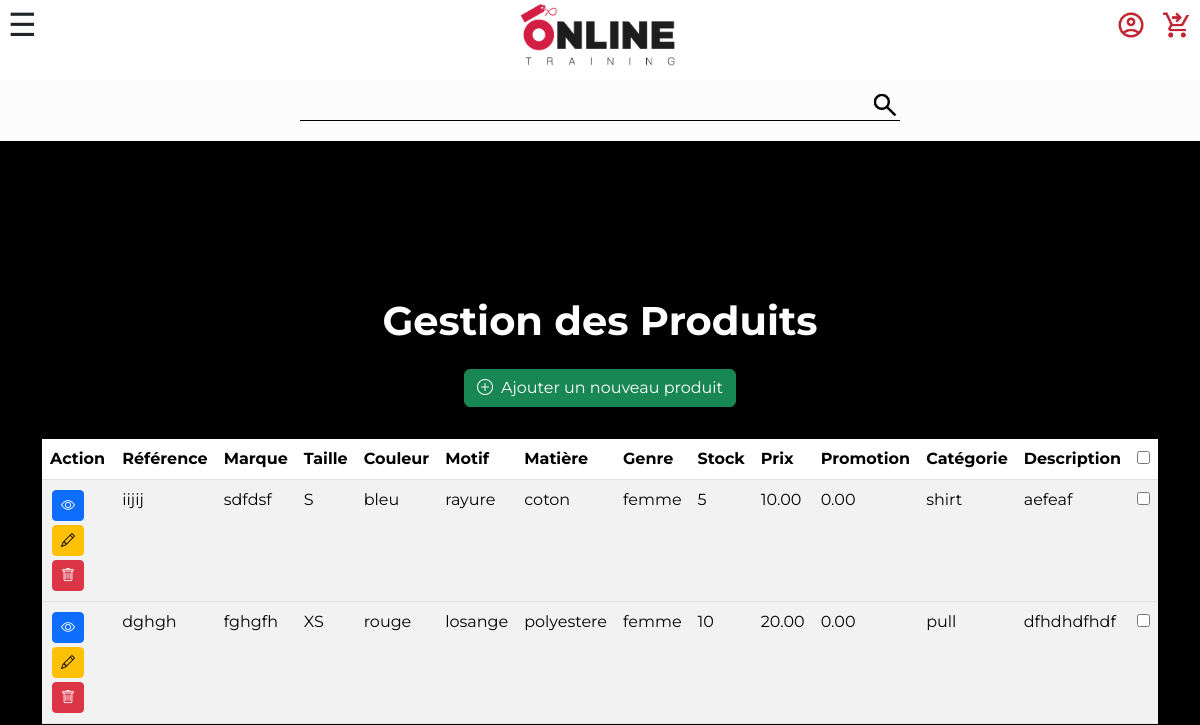
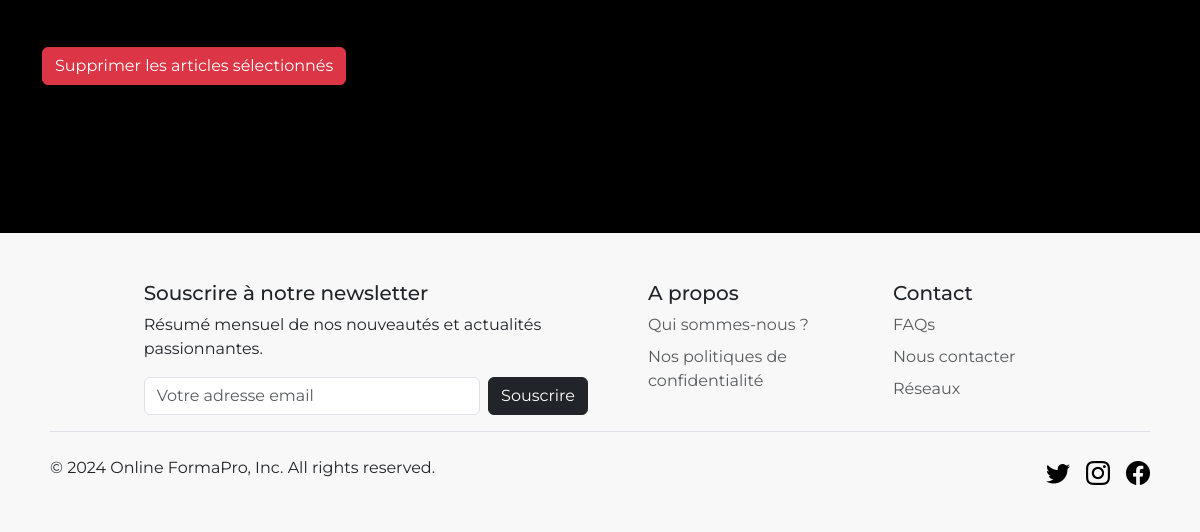
The page /pages/backoffice-produits.php on the database as committed earlier (2 pictures, top to bottom).
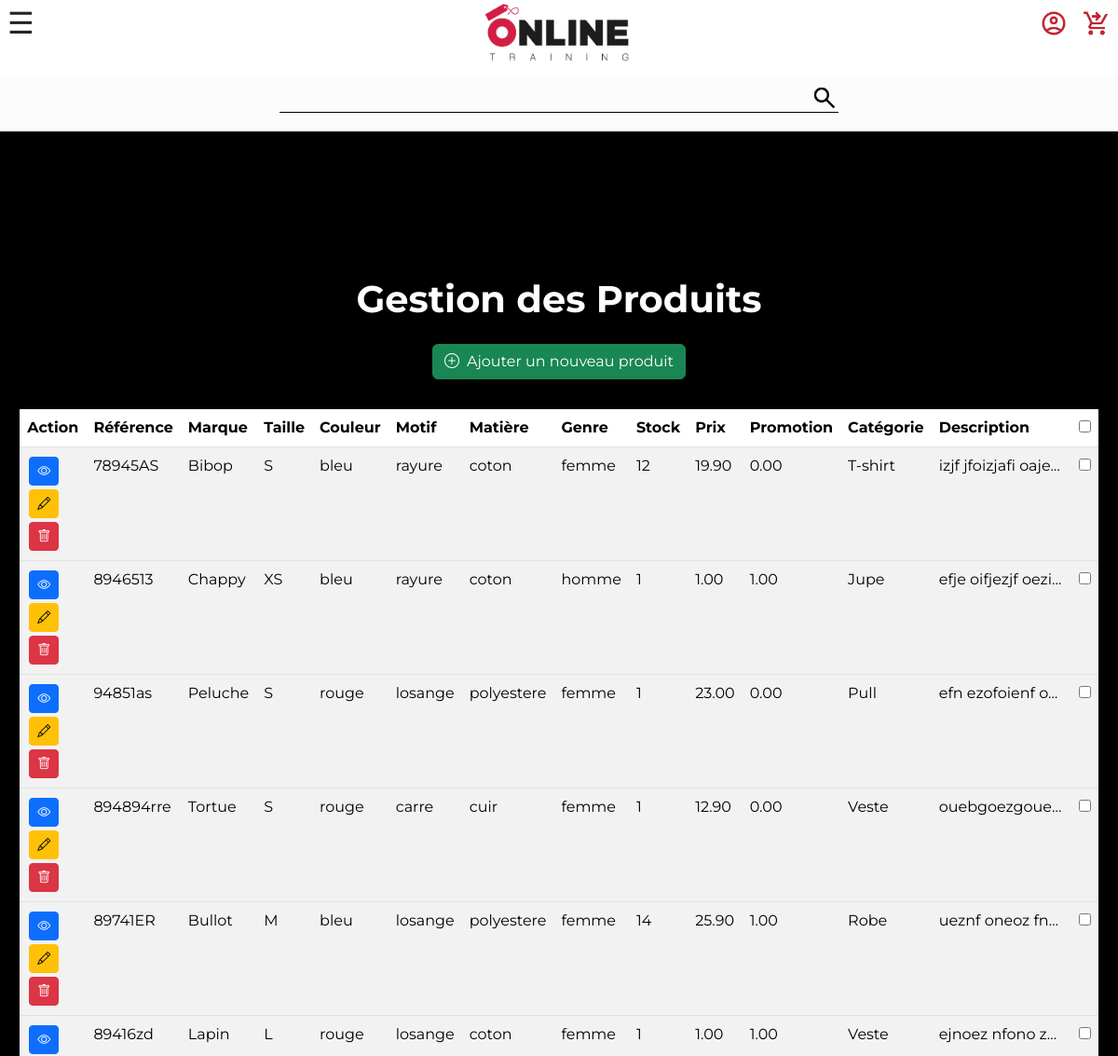
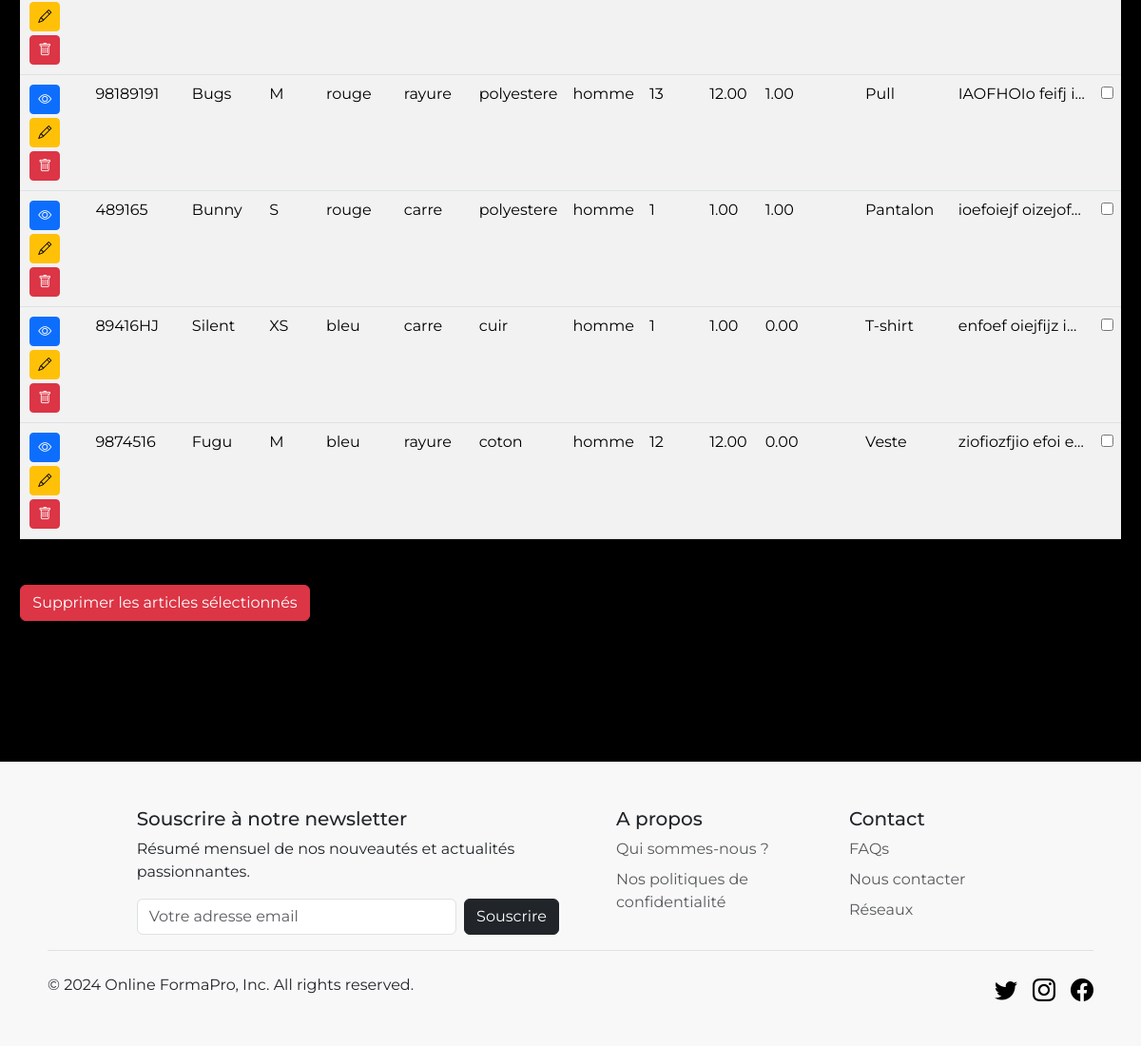
The same page on the database as committed later (2 pictures, top to bottom).
### tables this page shows
CREATE TABLE `products` (
  `id` int NOT NULL,
  `ref` varchar(255) NOT NULL,
  `brand` varchar(255) NOT NULL,
  `size` varchar(255) NOT NULL,
  `color` varchar(255) NOT NULL,
  `pattern` varchar(255) NOT NULL,
  `material` varchar(255) NOT NULL,
  `gender` varchar(255) NOT NULL,
  `stock` int NOT NULL,
  `price` decimal(5,2) NOT NULL,
  `discount` decimal(3,2) NOT NULL DEFAULT '1.00',
  `category` varchar(255) NOT NULL,
  `content` text NOT NULL,
  `image_1` varchar(255) NOT NULL,
  `image_2` varchar(255) DEFAULT NULL,
  `image_3` varchar(255) DEFAULT NULL,
  `image_4` varchar(255) DEFAULT NULL
);

### src/pages/backoffice-produits.php (the view, shortened to what this page needs)
<?php
require_once("../elements/connect.php");
    $sql ="SELECT * FROM products";
    $requete = $db->prepare($sql);
    $requete->execute();
    $resulta = $requete->fetchAll(PDO::FETCH_ASSOC);
?>
<!DOCTYPE html>
<html lang="en">
<head>
    <link href="https://cdn.jsdelivr.net/npm/bootstrap@5.3.3/dist/css/bootstrap.min.css" rel="stylesheet">
    <link rel="stylesheet" href="https://cdn.jsdelivr.net/npm/bootstrap-icons@1.11.1/font/bootstrap-icons.css">
    <link rel="stylesheet" href="../CSS/backoffice-style.css">
    <link rel="stylesheet" href="../CSS/style.css">
</head>
<body>
    <?php require_once ('../elements/header.php');?>
    <main class="bg-produits">
        <article class="backgene-set container mt-4">
            <h1 class="backoff-prod-title mb-4">Gestion des Produits</h1>
            <div class="mb-3">
                <a href="backoffice-add.php" class="btn btn-success">
                    <i class="bi bi-plus-circle me-2"></i>Ajouter un nouveau produit
                </a>
            </div>
            <form method="POST" action="backoffice-produits.php" class="table-responsive">
                <table class="table table-striped table-hover mt-3 mb-5">
                <thead>
                    <tr>
                        <th>Action</th>
                        <th class="pointer" data-sort="ref">Référence</th>
                        <th class="pointer" data-sort="brand">Marque</th>
                        <th class="pointer" data-sort="size">Taille</th>
                        <th class="pointer" data-sort="color">Couleur</th>
                        <th class="pointer" data-sort="pattern">Motif</th>
                        <th class="pointer" data-sort="material">Matière</th>
                        <th class="pointer" data-sort="gender">Genre</th>
                        <th class="pointer" data-sort="stock">Stock</th>
                        <th class="pointer" data-sort="price">Prix</th>
                        <th class="pointer" data-sort="discount">Promotion</th>
                        <th class="pointer" data-sort="category">Catégorie</th>
                        <th class="pointer" data-sort="content">Description</th>
                        <th scope="col"><input type="checkbox" id="selectAllProducts"></th>
                    </tr>
                </thead>
                    <?php foreach($resulta as $produit): ?>
                    <tbody>
                        <tr>
                            <td>
                                <a class="btn btn-sm btn-primary btn-space" title="Voir" href="article.php?id=<?= $produit["id"] ?>"><i class="bi bi-eye"></i>
                                <a class="btn btn-sm btn-warning btn-space" title="Modifier" href="backoffice-modif.php?id=<?= $produit["id"] ?>"><i class="bi bi-pencil"></i>
                                <a class="btn btn-sm btn-danger btn-space" title="Supprimer" href="../tools/delete.php?id=<?= $produit["id"] ?>"><i class="bi bi-trash"></i>
                            </td>
                            <td><?= $produit['ref'] ?></td>
                            <td><?= $produit['brand'] ?></td>
                            <td><?= $produit['size'] ?></td>
                            <td><?= $produit['color'] ?></td>
                            <td><?= $produit['pattern'] ?></td>
                            <td><?= $produit['material'] ?></td>
                            <td><?= $produit['gender'] ?></td>
                            <td><?= $produit['stock'] ?></td>
                            <td><?= $produit['price'] ?></td>
                            <td><?= $produit['discount'] ?></td>
                            <td><?= $produit['category'] ?></td>
                            <td class="backoff-short-desc"><?= $produit['content'] ?></td>
                            <td><input type="checkbox" name="delete_ids[]" value="<?= $produit['id'] ?>"></td>
                        </tr>
                    </tbody>
                    <?php endforeach; ?>
                </table>
                <button type="submit" class="btn btn-danger mb-5">Supprimer les articles sélectionnés</button>
            </form>
        </article>
    </main>
    <?php require_once ('../elements/footer.php');?>
</body>
</html>

### src/elements/header.php
<header>
<?php
require_once 'nav.php';
?>
    <div class="logo">
        <a href="../index.php"><img class="logo_index" src="../img/illustration/logo-online-training.png"></a>
    </div>
    <div class="researchBar">
        <form class="searchForm" method="GET" action="../pages/search.php">
            <input name="search" type="text" class="researchInput" placeholder="">
            <button><img class="searchButton" src="../img/illustration/search.png"></button>
        </form>
    </div>
</header>

### src/elements/nav.php (shortened to what this page needs)
<nav>
<div class="menuButtonsContainer">
    <span id="menuBurgerIcon">☰</span>
        <ul class="menu" id="userMenu">
        <?php if(isset($_SESSION['user'])){
            echo'
            <li>
                <a href="../pages/profil.php">
                    <img class="userMenuIcon" src="../img/illustration/account.png">
                </a>
            </li> ';
            if (strpos($_SESSION['user']['group'], 'admin') !== false || strpos($_SESSION['user']['group'], 'sub') !== false) {
                echo '
                <li>
                <a href="../pages/backoffice-general.php">
                    <img class="userMenuIcon" src="../img/illustration/settings_back.png">
                </a>
                </li>';
            }
            require_once("connect.php");
            $sql = "SELECT * FROM messages WHERE receiver_user_id = :user_id AND message_read = 0";
            $query = $db->prepare($sql);
            $query->bindValue(':user_id', $_SESSION['user']['id']);
            $query->execute();
            $unread = $query->fetch(PDO::FETCH_ASSOC);
            echo '
            <li>
                <a href="../pages/messagerie.php">';
                if($unread){echo '<img class="userMenuIcon" src="../img/illustration/message_unread.png">';}
                else{echo '<img class="userMenuIcon" src="../img/illustration/message.png">';}
                    echo'
                </a>
            </li>
            <li>
                <a href="../tools/logout.php">
                    <img class="userMenuIcon" src="../img/illustration/disconnect.png">
                </a>
            </li>';
        }
        else{
            echo'
            <li>
                <a href="../tools/login.php">
                    <img class="userMenuIcon" src="../img/illustration/account.png">
                </a>
            </li>';
        }
        ?>
            <li>
                <a href="../pages/cart.php">
                    <img class="userMenuIcon" src="../img/illustration/cart.png">
                </a>
            </li>
        </ul>
</div>
</nav>

### src/elements/footer.php (shortened to what this page needs)
<footer class="footer-pad pt-5 color-footer">
    <div class="row">
    <div class="col-md-5 offset-md-1 mb-3">
            <form>
            <h5>Souscrire à notre newsletter</h5>
                <p>Résumé mensuel de nos nouveautés et actualités passionnantes.</p>
            <div class="d-flex flex-column flex-sm-row w-100 gap-2">
                <input id="newsletter1" type="text" class="form-control" placeholder="Votre adresse email">
                <button class="btn btn-dark" type="button";>Souscrire</button>
            </div>
            </form>
    </div>
        <div class="col-6 col-md-3 px-5 mb-3">
            <h5>A propos</h5>
            <ul class="nav flex-column">
                <li class="nav-item mb-2"><a href="#" class="nav-link p-0 text-body-secondary">Qui sommes-nous ?</a></li>
                <li class="nav-item mb-2"><a href="#" class="nav-link p-0 text-body-secondary">Nos politiques de confidentialité</a></li>
            </ul>
        </div>
        <div class="col-6 col-md-3 mb-3">
            <h5>Contact</h5>
            <ul class="nav flex-column">
                <li class="nav-item mb-2"><a href="#" class="nav-link p-0 text-body-secondary">FAQs</a></li>
                <li class="nav-item mb-2"><a href="#" class="nav-link p-0 text-body-secondary">Nous contacter</a></li>
                <li class="nav-item mb-2"><a href="#" class="nav-link p-0 text-body-secondary">Réseaux</a></li>
            </ul>
        </div>
    </div>
    <div class="d-flex flex-column flex-sm-row justify-content-between py-4 border-top">
        <p>© 2024 Online FormaPro, Inc. All rights reserved.</p>
        <ul class="list-unstyled d-flex">
            <li class="ms-3"><a class="link-body-emphasis" href="#"><i class="bi bi-twitter" style="font-size: 1.5rem;"></i></a></li>
            <li class="ms-3"><a class="link-body-emphasis" href="#"><i class="bi bi-instagram" style="font-size: 1.5rem;"></i></a></li>
            <li class="ms-3"><a class="link-body-emphasis" href="#"><i class="bi bi-facebook" style="font-size: 1.5rem;"></i></a></li>
        </ul>
    </div>
</footer>

### src/CSS/backoffice-style.css (style rules this page uses)
.backgene-set { display: flex; flex-direction: column; justify-content: center; align-items: center; padding-top: 50px; padding-bottom: 100px; }
.container { padding-top: 2rem; }
h1 { color: #1e1e1e; text-align: center; margin-bottom: 2rem; font-family: "Montserrat", sans-serif; font-weight: bold; }
@media only screen and (min-width: 768px) { .backoff-prod-title { color: white; font-family: "Montserrat", sans-serif; font-weight: bold; } }
@media only screen and (min-width: 768px) { .bg-produits { background-image: url(/img/temporaire/backoff-prod.jpg); background-size: cover; background-attachment: fixed; background-position: top 80px right 0px; padding-top: 100px; } }
@media only screen and (min-width: 768px) { .backoff-short-desc { max-width: 150px; white-space: nowrap; overflow: hidden; text-overflow: ellipsis; } }
@media only screen and (min-width: 768px) { .btn-space { margin: 2px; } }
@media only screen and (min-width: 768px) { .pointer { cursor: pointer; } }
.footer-pad { padding-left: 50px; padding-right: 50px; }
.color-footer { background-color: rgb(248, 248, 248); }

### src/CSS/style.css (style rules this page uses)
body { background-color: rgb(252, 252, 252) !important; }
.logo { height: 80px; max-width: 200px; position: fixed; top: 50px; left: 0; right: 0; margin: auto; z-index: 200000; }
.logo a { display: block; max-width: 200px; margin: auto; z-index: 80000; }
.logo img { height: 70px; margin: auto; background-color: white; }
nav { display: flex; height: 80px; position: fixed; background: white; width: 100%; top: 0; z-index: 250; }
.menuButtonsContainer { background-color: rgb(255, 255, 255); display: flex; justify-content: space-between; width: 100%; z-index: 200; }
#menuBurgerIcon { padding: 0px 8px; font-size: 2em; }
ul.menu { list-style: none; }
#menuBurgerIcon { cursor: pointer; line-height: 50px; transition: transform 0.5s; }
#userMenu { display: flex; flex-direction: row; align-items: center; height: 50px; width: 100%; justify-content: flex-end; }
#userMenu img { width: 30px; margin: 8px; }
.researchBar form { display: flex; align-items: center; justify-content: space-around; margin: 150px auto 20px auto; width: 90vw; max-width: 600px; border-bottom: solid black 1px; }
.researchBar input { height: 100%; width: calc(100% - 30px); border: none; text-align: center; background-color: rgb(252, 252, 252); }
.researchBar button { width: 30px; background: none; border: none; }
body { font-family: "Montserrat", sans-serif !important; }
@media only screen and (min-width: 768px) { .logo { top: 0px; } }
@media only screen and (min-width: 768px) { .researchBar form { margin: 90px auto 20px auto; } }
@media only screen and (min-width: 768px) { .menuButtonsContainer { background-color: rgba(255, 255, 255, 0); } }
@media screen and (min-width: 1024px) { .logo { top: 0px; } }
@media screen and (min-width: 1024px) { .researchBar form { margin: 90px auto 20px auto; } }
@media screen and (min-width: 1024px) { .menuButtonsContainer { background-color: rgba(255, 255, 255, 0); } }
.footer-pad { padding-left: 50px; padding-right: 50px; }
.color-footer { background-color: rgb(248, 248, 248); }

Rows that differ between the two databases and show on the page:
removed products: ref "iijij", brand "sdfdsf", size "S", color "bleu", pattern "rayure", material "coton", gender "femme", stock "5", price "10.00", discount "0.00", category "shirt", content "aefeaf"
removed products: ref "dghgh", brand "fghgfh", size "XS", color "rouge", pattern "losange", material "polyestere", gender "femme", stock "10", price "20.00", discount "0.00", category "pull", content "dfhdhdfhdf"
added products: ref "78945AS", brand "Bibop", size "S", color "bleu", pattern "rayure", material "coton", gender "femme", stock "12", price "19.90", discount "0.00", category "T-shirt", content "izjf jfoizjafi oaje…"
added products: ref "8946513", brand "Chappy", size "XS", color "bleu", pattern "rayure", material "coton", gender "homme", stock "1", price "1.00", discount "1.00", category "Jupe", content "efje oifjezjf oezi…"
added products: ref "94851as", brand "Peluche", size "S", color "rouge", pattern "losange", material "polyestere", gender "femme", stock "1", price "23.00", discount "0.00", category "Pull", content "efn ezofoienf o…"
added products: ref "894894rre", brand "Tortue", size "S", color "rouge", pattern "carre", material "cuir", gender "femme", stock "1", price "12.90", discount "0.00", category "Veste", content "ouebgoezgoue…"
added products: ref "89741ER", brand "Bullot", size "M", color "bleu", pattern "losange", material "polyestere", gender "femme", stock "14", price "25.90", discount "1.00", category "Robe", content "ueznf oneoz fn…"
added products: ref "89416zd", brand "Lapin", size "L", color "rouge", pattern "losange", material "coton", gender "femme", stock "1", price "1.00", discount "1.00", category "Veste", content "ejnoez nfono z…"
added products: ref "98189191", brand "Bugs", size "M", color "rouge", pattern "rayure", material "polyestere", gender "homme", stock "13", price "12.00", discount "1.00", category "Pull", content "IAOFHOIo feifj i…"
added products: ref "489165", brand "Bunny", size "S", color "rouge", pattern "carre", material "polyestere", gender "homme", stock "1", price "1.00", discount "1.00", category "Pantalon", content "ioefoiejf oizejof…"
added products: ref "89416HJ", brand "Silent", size "XS", color "bleu", pattern "carre", material "cuir", gender "homme", stock "1", price "1.00", discount "0.00", category "T-shirt", content "enfoef oiejfijz i…"
added products: ref "9874516", brand "Fugu", size "M", color "bleu", pattern "rayure", material "coton", gender "homme", stock "12", price "12.00", discount "0.00", category "Veste", content "ziofiozfjio efoi e…"
